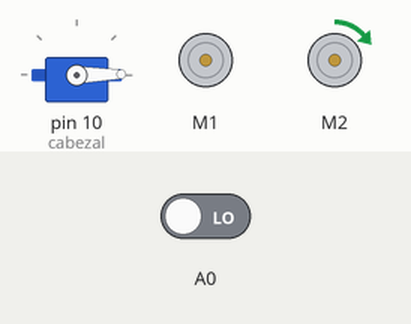
Recording of a sketch running on a simulated Arduino Uno, built with avr-gcc and run on an emulated ATmega328P. Parts: servo, 2 × DC motor (green arrow = forward, orange = backward, longer = faster). The inputs (shaded band) are chosen by the test bench; at power-on: A0 LOW.

Above: at 0.1 s.
Timing chart, 0 to 1.6 s (numbered marks = the images above):
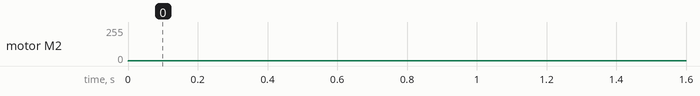

The sketch:

main.ino
```cpp
#include "codigo.h"
#include <AFMotor.h>
#include <Servo.h>

//Definición de registros
volatile uint8_t *R07=(volatile uint8_t*)0x0007;
volatile uint8_t *R09=(volatile uint8_t*)0x0009;
volatile uint8_t *R10=(volatile uint8_t*)0x000A;
volatile uint8_t *R11=(volatile uint8_t*)0x000B;
volatile uint8_t *R14=(volatile uint8_t*)0x000E;
volatile uint8_t *R15=(volatile uint8_t*)0x000F;
volatile uint8_t *R16=(volatile uint8_t*)0x0010;
volatile uint8_t *R17=(volatile uint8_t*)0x0011;
volatile uint8_t *R19=(volatile uint8_t*)0x0013;
volatile uint8_t *R20=(volatile uint8_t*)0x0014;
volatile uint8_t *R21=(volatile uint8_t*)0x0015;
volatile uint8_t *R22=(volatile uint8_t*)0x0016;

//Definición de objetos de bibliotecas
Servo cabezal;        //Servomotor
AF_DCMotor M1(1);     //Motor 1
AF_DCMotor M2(2);     //Motor 2

uint8_t medirdistancia(){
  float tiempo_de_espera,resultado; //Declaramos variables de tipo flotante
  digitalWrite (A1,LOW);      //ponemos en bajo el pin A1 durante 5 microsegundos
  delayMicroseconds(5);
  digitalWrite (A1,HIGH);     //ahora ponemos en alto pin A1 durante 10 microsegundos
  delayMicroseconds(10);
  digitalWrite (A1,LOW);     //y lo volvemos a bajar
  tiempo_de_espera = pulseIn(A0,HIGH,1000000); //Medimos el tiempo que A0 se mantiene encendido
  resultado=(tiempo_de_espera/2)/29.15;   //Convertimos a CM

  if (resultado>255){resultado=255;}  //Limitamos a 255 (8 bits)
  int res_int=(int)resultado;         //Convertimos a entero
  uint8_t res_byte=(uint8_t)res_int;  //y a uint8_t
  return res_byte;
}

void setup() {
  setup_asm();
  cabezal.attach(10);         //Asigno el pin 10 al servo (corresponde a la salida SERVO_1 del shield)
  cabezal.write(*R17);        //Función que escribe un ángulo al servomotor. 90 es mirando al frente
  // FOWARD = 1, BACKWARD = 2, BRAKE = 3
  // Ver https://github.com/adafruit/Adafruit-Motor-Shield-library/blob/d81504057474e940de7f0a0934f19c626846a154/AFMotor.h#L108-L109
  M1.run(FORWARD);           //Asigno direccion al motor1
  M2.run(FORWARD);           //Asigno direccion al motor2
}

void loop() {
  avanzar();                // Se setea los registros R19 y R20 para que los motores avanzan.
  M1.setSpeed(*R19);
  M2.setSpeed(*R20);

  *R21=medirdistancia();    // Uso de la funcion medir distancia y guardado en R21
  check_distancia();        // Checkea que si la distancia es mayor a 30, se coloca un 0 en R16, de lo contrario se pone un 1.

  if (*R16 == 1 || (*R07 < 4 && *R07 > 0)) {
    frenar();               // Se setea la velocidad de los motores en 0 para que no se desplace el auto.
    M1.setSpeed(*R19);
    M2.setSpeed(*R20);
    delay_250();

    mirar_dos_lados(cabezal);  // Se llama a mirar lados y se pasa como argumento cabezal que controla servo.
    esquivar();                // Se llama a la función esquivar.
    M1.setSpeed(*R19);         // Esquivar termina seteando valores para los motores.
    M2.setSpeed(*R20);         // Dependiendo de la logica se setean determinado valores.
    servo_centro();           // Se pone el servo en el centro en el 90° (R17).
    cabezal.write(*R17);
    delay_500();
  }
}

/*
Función que controla gira el servo a la derecha y escribe en el R10 la distancia.
Luego gira el servo a la izquierda y guarda en R09 la distancia izquierda.
*/
void mirar_dos_lados(Servo cabezal) {
  servo_derecha();
  cabezal.write(*R17);
  delay_250();
  *R10 = medirdistancia();
  delay_500();

  servo_izquierda();
  cabezal.write(*R17);
  delay_250();
  *R09 = medirdistancia();
  delay_500();
}
```

codigo.h
```cpp
extern "C"
{
//declaracion de funciones en ASM
  void check_distancia(void);
  void setup_asm(void);
  void girar_derecha(void);
  void girar_izquierda(void);
  void esquivar(void);
  void avanzar(void);
  void frenar(void);
  void elegir_lado(void);
  void servo_izquierda(void);
  void servo_derecha(void);
  void servo_centro(void);
  void delay_250(void);
  void delay_500(void);
  void delay_1000(void);
}
```

Measured:
- by itself, motor M2: stopped → forward 1/255 at 0.00 s
